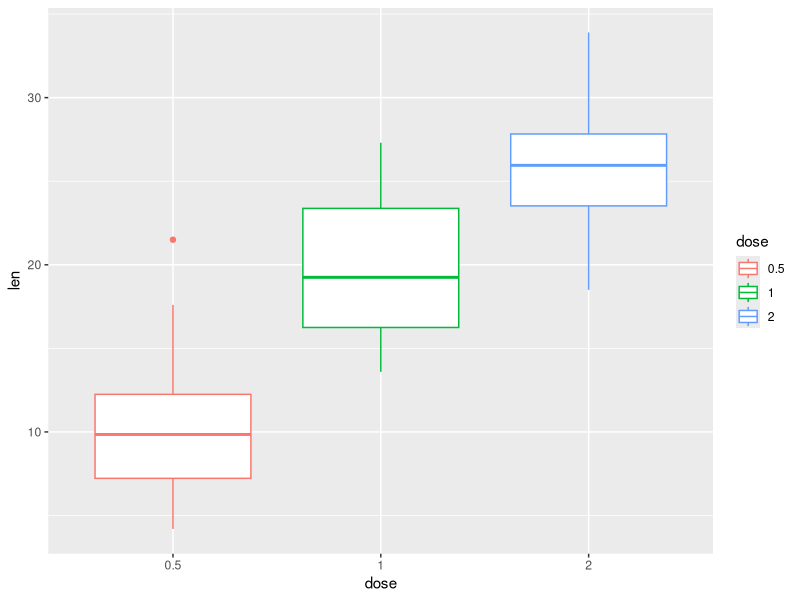
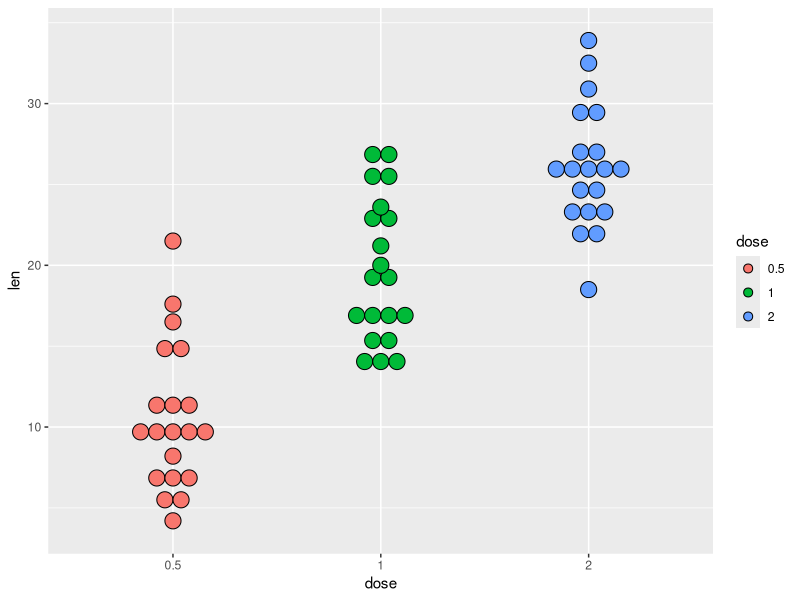
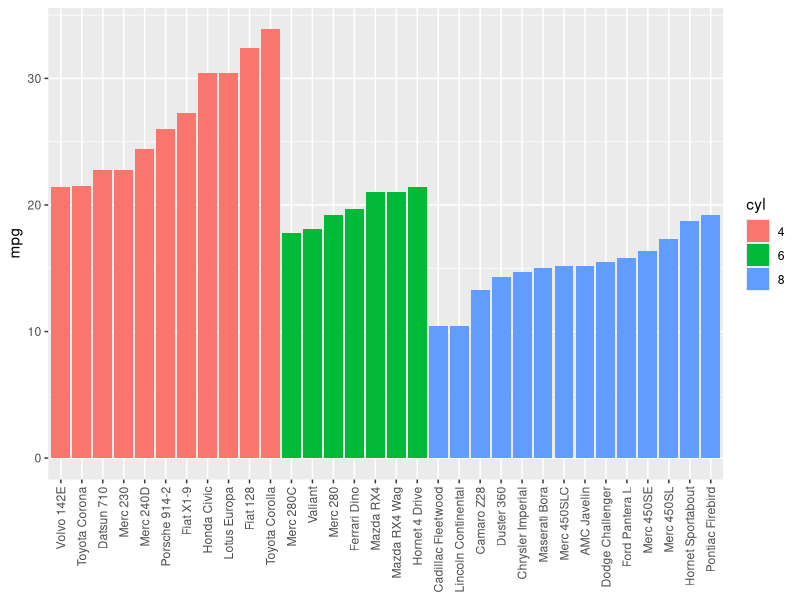
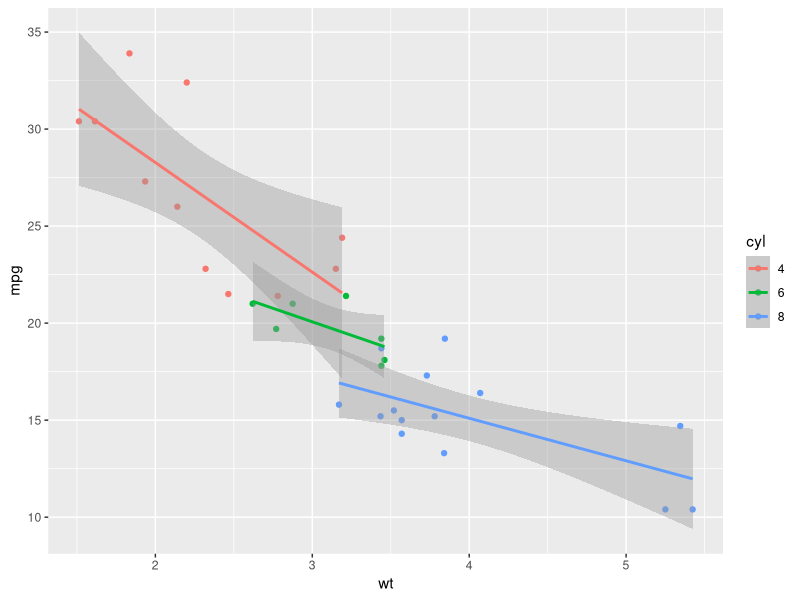
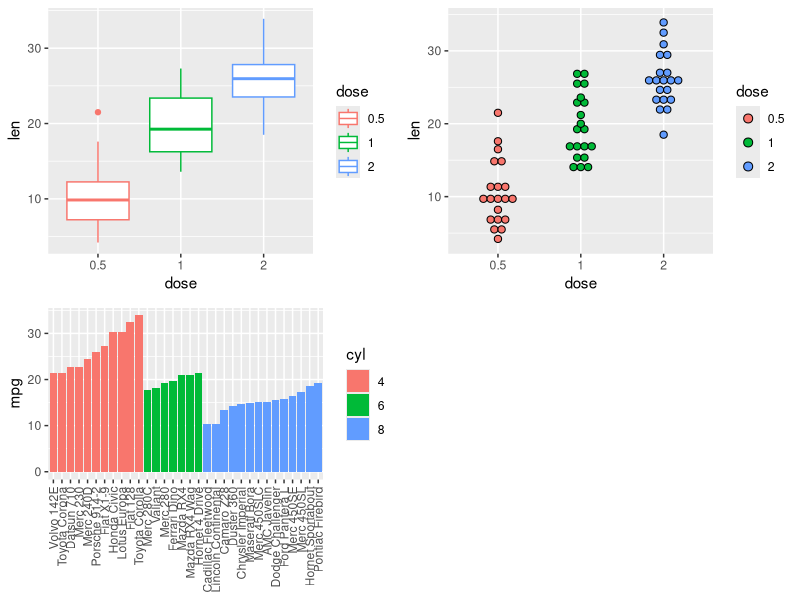
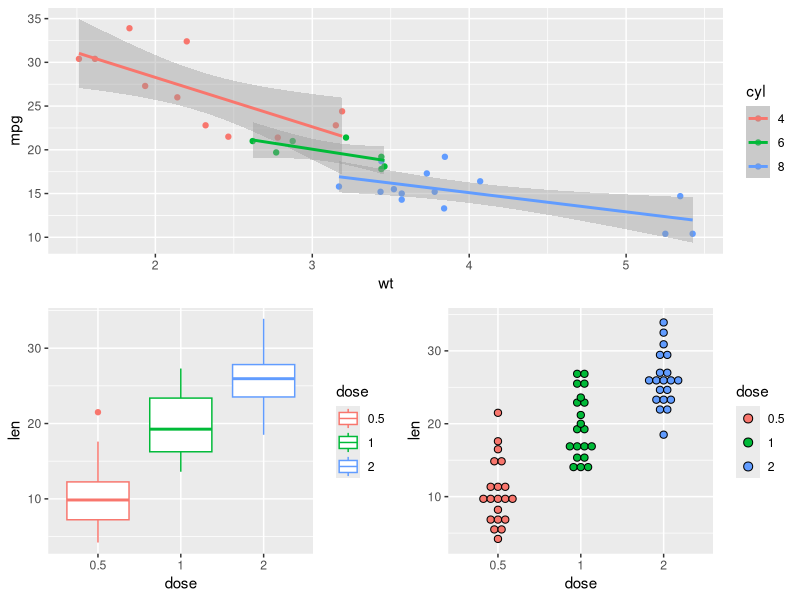
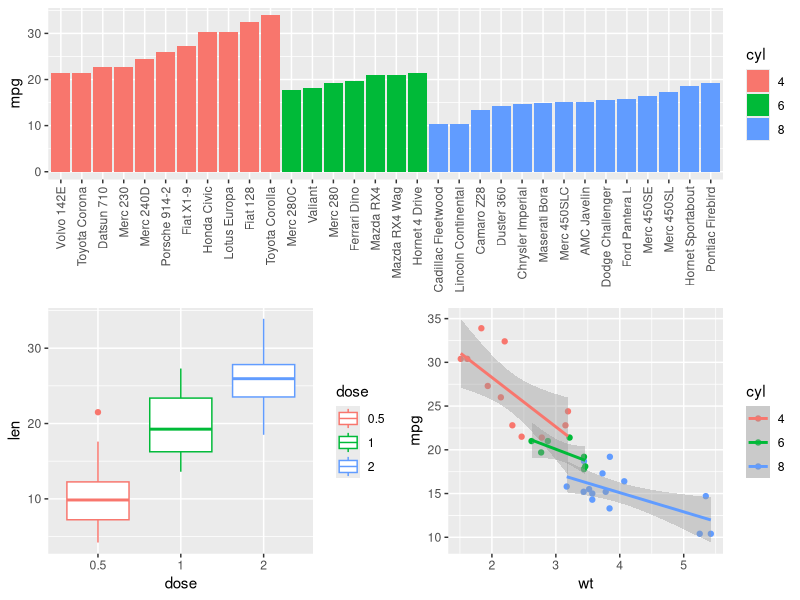
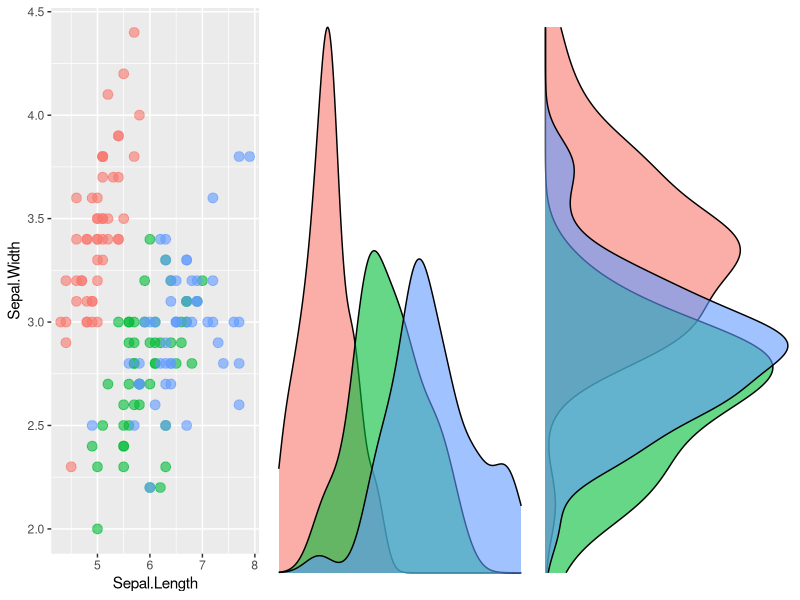

Reproduce these figures in R, in order.
## ---- chunk 1
knitr::opts_chunk$set(echo = TRUE)
knitr::opts_chunk$set(fig.align="center")
library(tidyverse)
library(grid)
library(gridExtra)
library(gtable)

## ---- chunk 2
data("ToothGrowth")
ToothGrowth$dose = factor(ToothGrowth$dose)
bxp = ggplot(data = ToothGrowth) + geom_boxplot(aes(x = dose, y = len,color = dose))
print(bxp)

dp = ggplot(data = ToothGrowth) + 
          geom_dotplot(aes(x = dose, y = len,fill = dose),
            binwidth = 1,
            binaxis = "y",
            stackdir = "center"
          )
print(dp)
## ---- chunk 3
data("mtcars")
mtcars$name = rownames(mtcars)
mtcars$cyl = factor(mtcars$cyl)
mtcars$name = with(mtcars,factor(name,levels = name[order(cyl,mpg)]))

bp <- ggplot(data = mtcars) + geom_bar(aes(x = name,y = mpg,fill = cyl,group = cyl),stat = "identity")+
  theme(axis.text.x = element_text(angle = 90, vjust = 0.5, hjust=1),axis.title.x = element_blank())
print(bp)

sp <- ggplot(data = mtcars) + geom_point(aes(x = wt,y = mpg,color = cyl,group = cyl)) + 
                              geom_smooth(aes(x = wt,y = mpg,color = cyl,group = cyl),
                                          formula = 'y ~ x',
                                          method=lm, se=TRUE)
print(sp)
## ---- chunk 4
#too simple, not align at all
grid.arrange(bxp, dp, bp, 
             ncol = 2, nrow = 2)
## ---- chunk 5
#the right hand side is not align
grid.arrange(sp,arrangeGrob(bxp, dp, ncol = 2),nrow = 2)
## ---- chunk 6
grid.arrange(bp,bxp, sp,
             ncol = 2, nrow = 2, 
             layout_matrix = rbind(c(1,1), c(2,3)))
## ---- chunk 7
#default width = 7, height = 5
data("iris")

sp <- ggplot(data = iris)+
              geom_point(aes(x = Sepal.Length, y = Sepal.Width,color = Species),size = 3, alpha = 0.6)+ 
                theme(legend.position = "none")

xplot <- ggplot(data = iris)+
              geom_density(aes(x = Sepal.Length,fill = Species),alpha = 0.6) + 
                theme_void() + 
                theme(legend.position = "none")

yplot <- ggplot(data = iris)+
              geom_density(aes(x = Sepal.Width,fill = Species),alpha = 0.6) + 
                theme_void() + 
                theme(legend.position = "none") + coord_flip()

grid.arrange(sp,xplot, yplot,ncol = 3,nrow= 1)

## ---- chunk 8
asp = 7/5
gsp = ggplotGrob(sp)
gxplot = ggplotGrob(xplot)
gyplot = ggplotGrob(yplot)
empty = ggplotGrob(ggplot(data.frame()) + geom_point()+theme_void())


a = gtable_rbind(gxplot,gsp)
b = gtable_rbind(empty,gyplot)

c = gtable_cbind(a,b)
c$heights[7] = 0.2*c$heights[7]
c$widths[14] = 0.2/asp*c$widths[14]

grid.newpage()
grid.draw(c)
## ---- chunk 9

set.seed(123)
n = 10
data = data.frame(x = 1:n)
for(i in 1:10){
  data = cbind(data,rnorm(10))
} 
names(data) = c("x",paste("y",1:n,sep = "."))

pdata = gather(data,key = "y",value = "value", starts_with("y"))
pdata$y = factor(pdata$y,levels = unique(pdata$y),ordered = F)
w = list(
  c("y.1","y.2","y.3","y.4"),
  c("y.5","y.6","y.7","y.8"),
  c("y.9","y.10","y.11")
)
pl = list()
for(i in 1:3){
  p = ggplot(data = pdata %>% filter(y %in% w[[i]])) + geom_point(aes(x = x, y = value,color = y))
  pl[[i]] = p + facet_wrap(~y,ncol = 1,strip.position = "right")
}

ml <- marrangeGrob(pl, nrow=1, ncol=1,top = NULL)

grid.arrange(ml[[1]],ml[[2]],ml[[3]],ncol = 3)
## ---- chunk 10
ml[[3]]$grobs[[1]] -> s

s = gtable_add_rows(s,unit(2,"null"))
ep = dim(s)[1]
s = gtable_add_grob(s,zeroGrob(),ep,1)
#s$heights[ep] = unit(2,"null")

s = gtable_add_rows(s,unit(2*5.5,"pt"))
ep = dim(s)[1]
s = gtable_add_grob(s,zeroGrob(),ep,1)
#s$heights[ep] = unit(2*5.5,"pt")

grid.newpage()
grid.draw(s)
## ---- chunk 11
grid.arrange(ml[[1]],ml[[2]],s,ncol = 3)
ml[[3]]$grobs[[1]] = s

pml = lapply(ml, function(x) gtable_add_padding(x,unit(c(2,1,2,1),rep("cm",4))))
class(pml)=class(ml)
#ggsave("multipage.pdf", pml,width =210, height = 297, units = "mm")
grid.arrange(pml[[1]],pml[[2]],pml[[3]],ncol = 3)

## ---- chunk 12
g_legend <- function(a.gplot){ 
  tmp <- ggplot_gtable(ggplot_build(a.gplot)) 
  leg <- which(sapply(tmp$grobs, function(x) x$name) == "guide-box") 
  legend <- tmp$grobs[[leg]] 
  legend
} 
